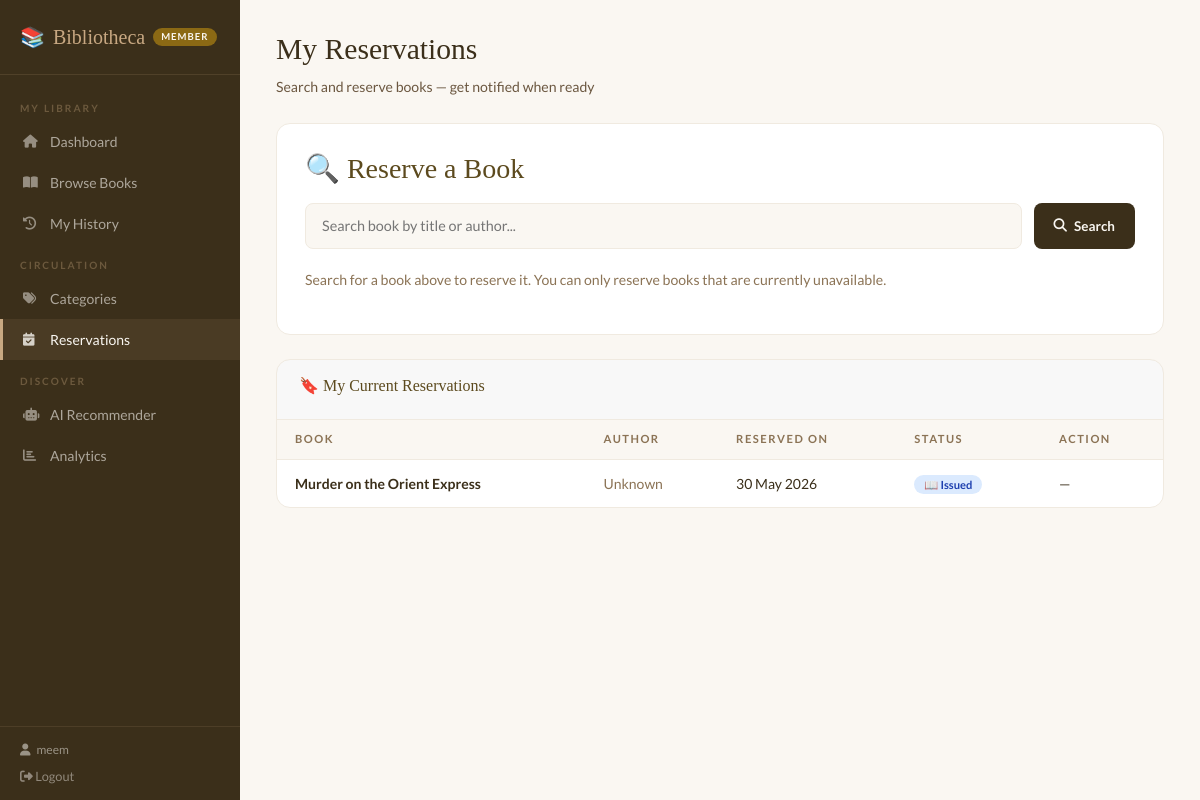
The app's page /reservations/ (signed in) with its own data.
### library/models.py (models this page shows, shortened)
class Reservation(models.Model):
    STATUS_CHOICES = [
        ('waiting', 'Waiting'),
        ('ready', 'Ready for Pickup'),
        ('cancelled', 'Cancelled'),
        ('issued', 'Issued'),
    ]
    member = models.ForeignKey(Member, on_delete=models.CASCADE, related_name='reservations')
    book = models.ForeignKey(Book, on_delete=models.CASCADE, related_name='reservations')
    status = models.CharField(max_length=20, choices=STATUS_CHOICES, default='waiting')
    reserved_date = models.DateTimeField(auto_now_add=True)
    notified = models.BooleanField(default=False)
    class Meta:
        ordering = ['reserved_date']

class Book(models.Model):
    title = models.CharField(max_length=200)
    author = models.CharField(max_length=200, blank=True)
    category = models.ForeignKey(Category, on_delete=models.SET_NULL, null=True, blank=True, related_name='books')
    isbn = models.CharField(max_length=20, blank=True)
    total_copies = models.IntegerField(default=1)
    available_copies = models.IntegerField(default=1)
    description = models.TextField(blank=True)
    added_date = models.DateField(auto_now_add=True)

### library/views.py (the view, shortened to what this page needs)
# urls.py: path('reservations/', views.member_reservations, name='member_reservations'),
@login_required
def member_reservations(request):
    member = get_member(request.user)
    if not member: return redirect('landing')
    search_query = request.GET.get('q', '').strip()
    search_results = []
    already_borrowed = []
    reservations = Reservation.objects.filter(member=member).select_related('book').order_by('-reserved_date')
    already_reserved = list(Reservation.objects.filter(
        member=member, status__in=['waiting', 'ready']
    ).values_list('book_id', flat=True))
    return render(request, 'library/member_reservations.html', {
        'reservations': reservations,
        'member': member,
        'search_query': search_query,
        'search_results': search_results,
        'already_reserved': already_reserved,
        'already_borrowed': already_borrowed,
    })

### library/views.py (called while the page is built)
def get_member(user):
    try:
        return user.member_profile
    except:
        return None

### templates/library/member_reservations.html (shortened to what this page needs)
{% extends 'library/base.html' %}
{% block content %}
<div class="page-header"><h1>My Reservations</h1><p>Search and reserve books — get notified when ready</p></div>
<div style="background:white;border:1px solid var(--cream-dark);border-radius:14px;padding:28px;margin-bottom:24px;">
    <h3 style="font-family:'Playfair Display',serif;color:var(--brown-dark);margin-bottom:18px;">🔍 Reserve a Book</h3>
    {% if member.is_approved %}
    <form method="GET" style="display:flex;gap:12px;margin-bottom:20px;flex-wrap:wrap;">
        <input type="text" name="q" value="{{ search_query }}" placeholder="Search book by title or author..."
            style="flex:1;min-width:250px;padding:11px 16px;border:1.5px solid var(--cream-dark);border-radius:8px;font-family:'Lato',sans-serif;font-size:0.9rem;background:var(--cream);outline:none;transition:border-color 0.15s;"
            onfocus="this.style.borderColor='var(--brown-light)';this.style.background='white'"
            onblur="this.style.borderColor='var(--cream-dark)';this.style.background='var(--cream)'">
        <button type="submit" class="btn-brown"><i class="fas fa-search"></i> Search</button>
    </form>
    {% if search_query %}
    <div style="margin-top:8px;">
        <p style="font-size:0.85rem;color:#8B7355;margin-bottom:14px;">
            Results for "<strong>{{ search_query }}</strong>" — {{ search_results|length }} book(s) found
        </p>
        {% if search_results %}
        <div style="display:grid;grid-template-columns:repeat(auto-fill,minmax(220px,1fr));gap:14px;">
            {% for book in search_results %}
            <div style="background:var(--cream);border:1px solid var(--cream-dark);border-radius:10px;padding:16px;">
                <div style="font-size:1.5rem;margin-bottom:8px;">📖</div>
                <div style="font-family:'Playfair Display',serif;font-size:0.95rem;color:var(--brown-dark);margin-bottom:3px;">{{ book.title }}</div>
                <div style="font-size:0.78rem;color:#8B7355;margin-bottom:8px;">{{ book.author.name|default:"Unknown" }}</div>
                {% if book.category %}<div style="font-size:0.7rem;background:white;color:var(--brown);padding:2px 8px;border-radius:10px;display:inline-block;margin-bottom:10px;">{{ book.category.name }}</div>{% endif %}
                <div style="margin-bottom:12px;">
                    {% if book.is_available %}
                    <span class="badge badge-available">✅ {{ book.available_copies }} available</span>
                    {% else %}
                    <span class="badge badge-unavailable">❌ Not available</span>
                    {% endif %}
                </div>
                {% if book.pk in already_reserved %}
                    <div style="font-size:0.78rem;color:#1e40af;font-weight:700;text-align:center;padding:8px;background:#dbeafe;border-radius:6px;">
                        <i class="fas fa-bookmark"></i> Already Reserved
                    </div>
                {% elif book.pk in already_borrowed %}
                    <div style="font-size:0.78rem;color:#065f46;font-weight:700;text-align:center;padding:8px;background:#d1fae5;border-radius:6px;">
                        <i class="fas fa-book"></i> Already Borrowed
                    </div>
                {% elif book.is_available %}
                    <a href="{% url 'borrow_request' book.pk %}"
                       class="btn-brown" style="width:100%;justify-content:center;font-size:0.8rem;padding:9px;">
                        <i class="fas fa-book"></i> Borrow Now
                    </a>
                {% else %}
                    <a href="{% url 'reserve_book' book.pk %}"
                       style="width:100%;padding:9px;background:#1e40af;color:white;border:none;border-radius:8px;font-size:0.8rem;font-weight:700;text-decoration:none;display:flex;align-items:center;justify-content:center;gap:6px;"
                       onmouseover="this.style.background='#1d4ed8'" onmouseout="this.style.background='#1e40af'">
                        <i class="fas fa-bookmark"></i> Reserve
                    </a>
                {% endif %}
            </div>
            {% endfor %}
        </div>
        {% else %}
        <div style="text-align:center;padding:30px;color:#8B7355;">
            <div style="font-size:2rem;margin-bottom:8px;">📭</div>
            <p>No books found matching "{{ search_query }}"</p>
        </div>
        {% endif %}
    </div>
    {% else %}
    <p style="color:#8B7355;font-size:0.88rem;">Search for a book above to reserve it. You can only reserve books that are currently unavailable.</p>
    {% endif %}
    {% endif %}
</div>
<div class="card" style="margin-bottom:24px;">
    <div class="card-header"><h3>🔖 My Current Reservations</h3></div>
    <table>
        <thead><tr><th>Book</th><th>Author</th><th>Reserved On</th><th>Status</th><th>Action</th></tr></thead>
        <tbody>
        {% for res in reservations %}
        <tr>
            <td><strong>{{ res.book.title }}</strong></td>
            <td style="color:#8B7355;">{{ res.book.author.name|default:"Unknown" }}</td>
            <td>{{ res.reserved_date|date:"d M Y" }}</td>
            <td>
                {% if res.status == 'waiting' %}<span class="badge badge-pending">⏳ Waiting</span>
                {% elif res.status == 'ready' %}<span class="badge badge-approved">✅ Ready for Pickup!</span>
                {% elif res.status == 'issued' %}<span class="badge badge-returned">📖 Issued</span>
                {% elif res.status == 'cancelled' %}<span class="badge badge-rejected">Cancelled</span>
                {% endif %}
            </td>
            <td>
                {% if res.status == 'waiting' or res.status == 'ready' %}
                <a href="{% url 'cancel_reservation' res.pk %}" class="btn-red"
                   style="font-size:0.75rem;padding:5px 12px;"
                   onclick="return confirm('Cancel this reservation?')">
                    <i class="fas fa-times"></i> Cancel
                </a>
                {% else %}—{% endif %}
            </td>
        </tr>
        {% empty %}
        <tr><td colspan="5" style="text-align:center;color:#8B7355;padding:30px;">
            No reservations yet. Search above to reserve a book.
        </td></tr>
        {% endfor %}
        </tbody>
    </table>
</div>
{% endblock %}

### templates/library/base.html (shortened to what this page needs)
<!DOCTYPE html>
<html lang="en">
<head>
    <link href="https://cdn.jsdelivr.net/npm/bootstrap@5.3.2/dist/css/bootstrap.min.css" rel="stylesheet">
    <link href="https://cdnjs.cloudflare.com/ajax/libs/font-awesome/6.4.0/css/all.min.css" rel="stylesheet">
</head>
<body>
<div class="sidebar">
    <div class="sidebar-brand">
        <a href="{% if request.user.is_staff %}{% url 'admin_dashboard' %}{% else %}{% url 'member_dashboard' %}{% endif %}">
            <span>📚</span> Bibliotheca
            {% if request.user.is_staff %}<span class="sidebar-badge">Admin</span>
            {% else %}<span class="sidebar-badge">Member</span>{% endif %}
        </a>
    </div>
    <nav class="sidebar-nav">
        {% if request.user.is_staff %}
        <div class="nav-sec">Overview</div>
        <a href="{% url 'admin_dashboard' %}" {% if request.resolver_match.url_name == 'admin_dashboard' %}class="active"{% endif %}><i class="fas fa-tachometer-alt"></i> Dashboard</a>
        <div class="nav-sec">Library</div>
        <a href="{% url 'book_list' %}" {% if 'book' in request.resolver_match.url_name %}class="active"{% endif %}><i class="fas fa-book"></i> Books</a>
        <a href="{% url 'category_list' %}" {% if request.resolver_match.url_name == 'category_list' %}class="active"{% endif %}><i class="fas fa-tags"></i> Categories</a>
        <div class="nav-sec">People</div>
        <a href="{% url 'member_list' %}" {% if request.resolver_match.url_name == 'member_list' %}class="active"{% endif %}><i class="fas fa-users"></i> Members</a>
        <div class="nav-sec">Tools</div>
        <a href="{% url 'ai_recommender' %}" {% if request.resolver_match.url_name == 'ai_recommender' %}class="active"{% endif %}><i class="fas fa-robot"></i> AI Recommender</a>
        <a href="{% url 'analytics' %}" {% if request.resolver_match.url_name == 'analytics' %}class="active"{% endif %}><i class="fas fa-chart-bar"></i> Analytics</a>
        <div class="nav-sec">System</div>
        <a href="/admin" target="_blank"><i class="fas fa-cog"></i> Django Admin Panel</a>
        {% else %}
        <div class="nav-sec">My Library</div>
        <a href="{% url 'member_dashboard' %}" {% if request.resolver_match.url_name == 'member_dashboard' %}class="active"{% endif %}><i class="fas fa-home"></i> Dashboard</a>
        <a href="{% url 'member_books' %}" {% if request.resolver_match.url_name == 'member_books' %}class="active"{% endif %}><i class="fas fa-book-open"></i> Browse Books</a>
        <a href="{% url 'member_history' %}" {% if request.resolver_match.url_name == 'member_history' %}class="active"{% endif %}><i class="fas fa-history"></i> My History</a>
        <div class="nav-sec">Circulation</div>
        <a href="{% url 'member_category_list' %}" {% if request.resolver_match.url_name == 'member_category_list' %}class="active"{% endif %}><i class="fas fa-tags"></i> Categories</a>
        <a href="{% url 'member_reservations' %}" {% if request.resolver_match.url_name == 'member_reservations' %}class="active"{% endif %}><i class="fas fa-calendar-check"></i> Reservations</a>
        <div class="nav-sec">Discover</div>
        <a href="{% url 'ai_recommender' %}" {% if request.resolver_match.url_name == 'ai_recommender' %}class="active"{% endif %}><i class="fas fa-robot"></i> AI Recommender</a>
        <a href="{% url 'analytics' %}" {% if request.resolver_match.url_name == 'analytics' %}class="active"{% endif %}><i class="fas fa-chart-bar"></i> Analytics</a>
        {% endif %}
    </nav>
    <div class="sidebar-user">
        <span><i class="fas fa-user" style="margin-right:6px;"></i>{{ request.user.username }}</span>
        <a href="{% url 'logout' %}" style="color:rgba(250,247,242,0.45);text-decoration:none;font-size:0.8rem;transition:color 0.15s;" onmouseover="this.style.color='var(--cream)'" onmouseout="this.style.color='rgba(250,247,242,0.45)'">
            <i class="fas fa-sign-out-alt"></i> Logout
        </a>
    </div>
</div>
<div class="main-content">
    {% block content %}{% endblock %}
</div>
</body>
</html>

### templates/library/base.html (style rules this page uses)
:root { --cream:#FAF7F2;--cream-dark:#F0EAE0;--brown-light:#C8A882;--brown:#8B6914;--brown-dark:#5C4A1E;--brown-deep:#3B2F1A; }
* { margin:0;padding:0;box-sizing:border-box; }
body { font-family:'Lato',sans-serif;background:var(--cream);color:var(--brown-deep); }
.sidebar { width:240px;min-height:100vh;background:var(--brown-deep);position:fixed;left:0;top:0;display:flex;flex-direction:column;z-index:100; }
.sidebar-brand { padding:22px 20px;border-bottom:1px solid rgba(200,168,130,0.15); }
.sidebar-brand a { font-family:'Playfair Display',serif;color:var(--brown-light);font-size:1.25rem;text-decoration:none;display:flex;align-items:center;gap:8px; }
.sidebar-badge { font-size:0.6rem;background:var(--brown);color:var(--cream);padding:2px 8px;border-radius:20px;font-family:'Lato',sans-serif;font-weight:700;letter-spacing:1px;text-transform:uppercase; }
.sidebar-nav { padding:12px 0;flex:1; }
.nav-sec { padding:14px 20px 5px;font-size:0.63rem;font-weight:700;letter-spacing:2px;text-transform:uppercase;color:rgba(200,168,130,0.35); }
.sidebar-nav a { display:flex;align-items:center;gap:11px;padding:10px 20px;color:rgba(250,247,242,0.6);text-decoration:none;font-size:0.875rem;transition:all 0.15s;border-left:3px solid transparent; }
.sidebar-nav a:hover,.sidebar-nav a.active { color:var(--cream);background:rgba(200,168,130,0.1);border-left-color:var(--brown-light); }
.sidebar-nav a i { width:16px;font-size:0.82rem;opacity:0.8; }
.sidebar-user { padding:14px 20px;border-top:1px solid rgba(200,168,130,0.12);display:flex;flex-direction:column;gap:8px; }
.sidebar-user span { color:rgba(250,247,242,0.5);font-size:0.75rem; }
.main-content { margin-left:240px;min-height:100vh;padding:32px 36px; }
.page-header { margin-bottom:26px; }
.page-header h1 { font-family:'Playfair Display',serif;font-size:1.85rem;color:var(--brown-deep); }
.page-header p { color:#6B5740;font-size:0.88rem;margin-top:4px; }
.card { background:white;border:1px solid var(--cream-dark);border-radius:14px;overflow:hidden; }
.card-header { padding:16px 22px;border-bottom:1px solid var(--cream-dark);display:flex;align-items:center;justify-content:space-between; }
.card-header h3 { font-family:'Playfair Display',serif;font-size:1rem;color:var(--brown-dark); }
table { width:100%;border-collapse:collapse; }
th { padding:11px 18px;text-align:left;font-size:0.7rem;font-weight:700;text-transform:uppercase;letter-spacing:1.5px;color:#8B7355;background:var(--cream);border-bottom:1px solid var(--cream-dark); }
td { padding:13px 18px;font-size:0.875rem;color:var(--brown-deep);border-bottom:1px solid rgba(240,234,224,0.5); }
tr:last-child td { border-bottom:none; }
.badge { padding:4px 10px;border-radius:20px;font-size:0.7rem;font-weight:700;display:inline-block; }
.badge-returned { background:#dbeafe;color:#1e40af; }
.btn-brown { background:var(--brown-deep);color:var(--cream);border:none;padding:9px 20px;border-radius:8px;font-size:0.84rem;font-weight:700;cursor:pointer;text-decoration:none;display:inline-flex;align-items:center;gap:7px;transition:all 0.15s; }

### records on screen
Reservation: book "Murder on the Orient Express", book.author.name "Unknown", reserved_date "30 May 2026", status "📖 Issued"

### other values on screen
{{ request.user.username }} "meem"
